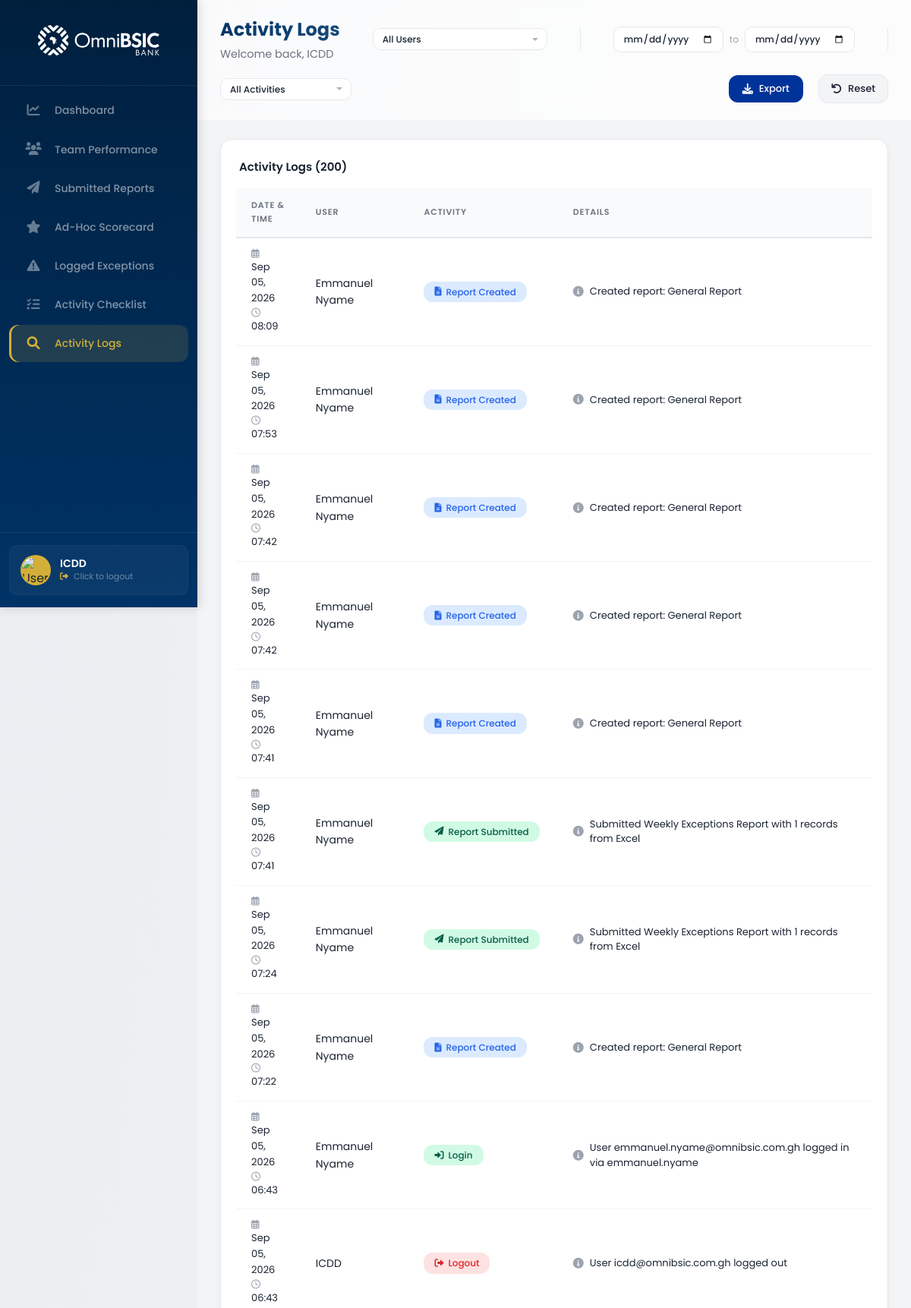
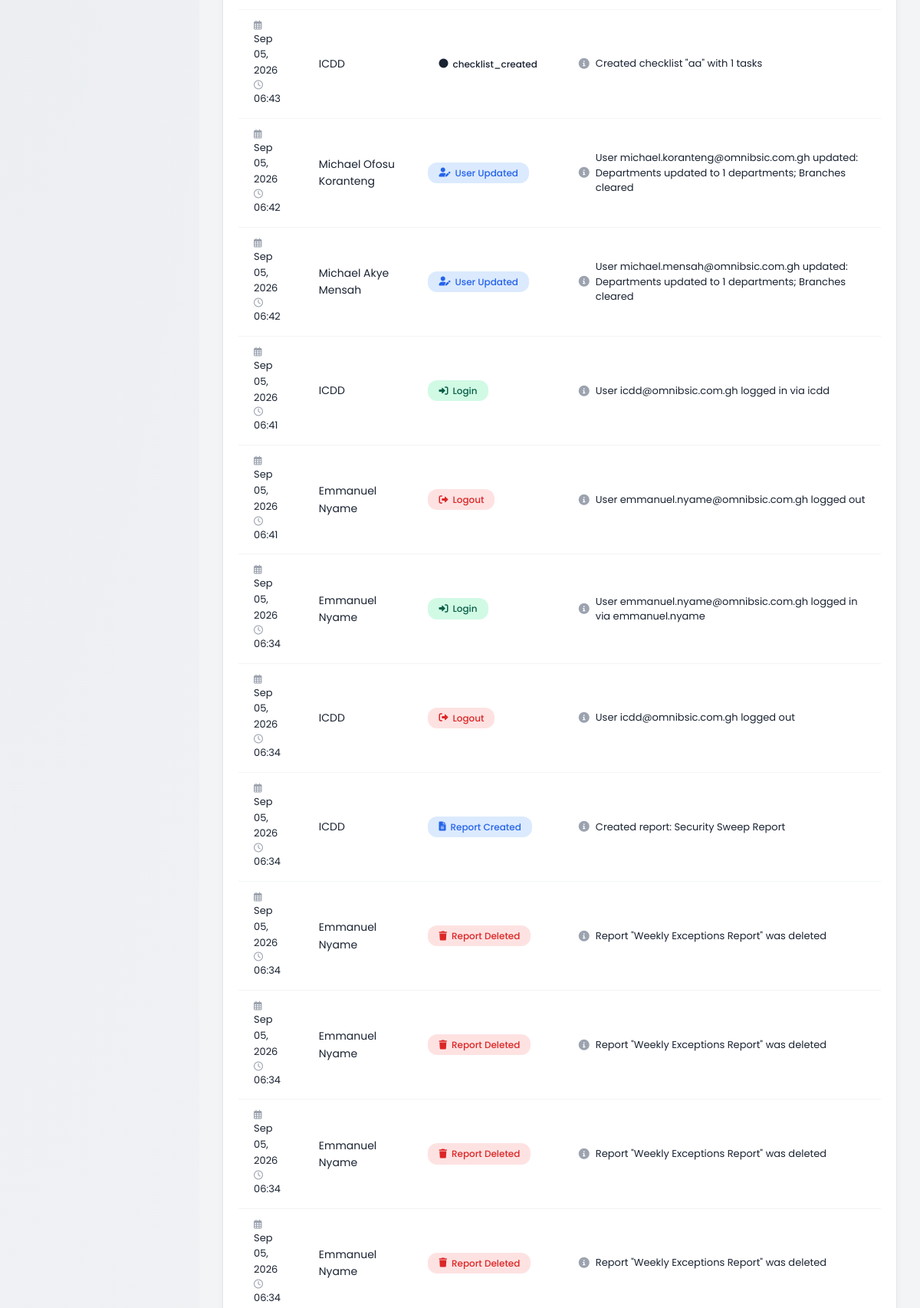
Page /adminboard/supervisor/activity-logs/ (signed in, upper part) on the committed database (2 pictures, top to bottom).
### control_dashboard/models.py (models this page shows, shortened)
class UserProfile(models.Model):
    ROLE_CHOICES = [
        ('admin', 'Admin'),
        ('supervisor', 'Supervisor'),
        ('member', 'Member'),
    ]
    POSITION_CHOICES = [
        ('hc', 'Headoffice Control'),
        ('cc', 'Cluster Control'),
    ]
    STATUS_CHOICES = [
        ('active', 'Active'),
        ('inactive', 'Inactive'),
    ]
    user = models.OneToOneField(
        User,
        on_delete=models.CASCADE,
        related_name='profile',
        null=True,
        blank=True
    )
    email = models.EmailField(unique=True)
    full_name = models.CharField(max_length=200)
    username = models.CharField(max_length=150, unique=True, blank=True, null=True)
    position = models.CharField(max_length=50, choices=POSITION_CHOICES, default='member')
    role = models.CharField(max_length=50, choices=ROLE_CHOICES, default='member')
    status = models.CharField(max_length=50, choices=STATUS_CHOICES, default='active')
    departments = models.ManyToManyField(
        'Department',
        blank=True,
        related_name='user_profiles'
    )
    branches = models.ManyToManyField(
        'Branch',
        blank=True,
        related_name='user_profiles'
    )
    created_at = models.DateTimeField(auto_now_add=True)
    updated_at = models.DateTimeField(auto_now=True)
    class Meta:
        db_table = 'user_profiles'
        ordering = ['full_name']

class ActivityLog(models.Model):
    ACTIVITY_TYPES = (
        ('login', 'Login'),
        ('logout', 'Logout'),
        ('report_created', 'Report Created'),
        ('report_updated', 'Report Updated'),
        ('report_deleted', 'Report Deleted'),
        ('report_submitted', 'Report Submitted'),
        ('report_approved', 'Report Approved'),
        ('report_rejected', 'Report Rejected'),
        ('checklist_completed', 'Checklist Completed'),
        ('user_created', 'User Created'),
        ('user_updated', 'User Updated'),
        ('user_deleted', 'User Deleted'),
        ('email_sent', 'Email Sent'),
        ('draft_saved', 'Draft Saved'),
        ('draft_deleted', 'Draft Deleted'),
        ('deduction_created', 'Deduction Created'),
        ('deduction_updated', 'Deduction Updated'),
        ('deduction_deleted', 'Deduction Deleted'),
        ('score_updated', 'Score Updated'),
    )
    ACTIVITY_ICONS = {
        'login': 'fa-sign-in-alt',
        'logout': 'fa-sign-out-alt',
        'report_created': 'fa-file-alt',
        'report_updated': 'fa-edit',
        'report_deleted': 'fa-trash',
        'report_submitted': 'fa-paper-plane',
        'report_approved': 'fa-check-circle',
        'report_rejected': 'fa-times-circle',
        'checklist_completed': 'fa-check-double',
        'user_created': 'fa-user-plus',
        'user_updated': 'fa-user-edit',
        'user_deleted': 'fa-user-minus',
        'email_sent': 'fa-envelope',
        'draft_saved': 'fa-save',
        'draft_deleted': 'fa-trash-alt',
        'deduction_created': 'fa-minus-circle',
        'deduction_updated': 'fa-edit',
        'deduction_deleted': 'fa-trash',
        'score_updated': 'fa-star',
    }
    user = models.ForeignKey(
        'UserProfile',
        on_delete=models.CASCADE,
        related_name='activity_logs'
    )
    activity_type = models.CharField(
        max_length=50,
        choices=ACTIVITY_TYPES
    )
    details = models.TextField(
        blank=True,
        null=True,
        help_text="Detailed description of the activity"
    )
    ip_address = models.GenericIPAddressField(
        blank=True,
        null=True,
        help_text="IP address of the user"
    )
    user_agent = models.TextField(
        blank=True,
        null=True,
        help_text="User agent string"
    )
    created_at = models.DateTimeField(
        auto_now_add=True
    )
    class Meta:
        ordering = ['-created_at']
        verbose_name = 'Activity Log'
        verbose_name_plural = 'Activity Logs'
        indexes = [
            models.Index(fields=['user', 'created_at']),
            models.Index(fields=['activity_type']),
        ]
    def get_activity_icon(self):
        return self.ACTIVITY_ICONS.get(self.activity_type, 'fa-circle')

### control_dashboard/views.py (the view)
# urls.py: path('supervisor/activity-logs/', views.supervisor_activity_logs, name='supervisor_activity_logs'),
@login_required
def supervisor_activity_logs(request):
    try:
        user_profile = UserProfile.objects.get(email=request.user.email)
        if user_profile.role != 'supervisor' and user_profile.role != 'admin':
            messages.error(request, 'You do not have permission to access this page.')
            return redirect_dashboard(request.user)
    except UserProfile.DoesNotExist:
        return redirect_dashboard(request.user)
    user_filter = request.GET.get('user', 'all')
    start_date = request.GET.get('start_date', '')
    end_date = request.GET.get('end_date', '')
    activity_filter = request.GET.get('activity', '')
    queryset = ActivityLog.objects.all().select_related('user')
    if user_filter != 'all':
        try:
            queryset = queryset.filter(user_id=int(user_filter))
        except ValueError:
            pass
    if start_date:
        try:
            start_date_obj = datetime.strptime(start_date, '%Y-%m-%d').date()
            queryset = queryset.filter(created_at__date__gte=start_date_obj)
        except ValueError:
            pass
    if end_date:
        try:
            end_date_obj = datetime.strptime(end_date, '%Y-%m-%d').date()
            queryset = queryset.filter(created_at__date__lte=end_date_obj)
        except ValueError:
            pass
    if activity_filter and activity_filter != 'all':
        queryset = queryset.filter(activity_type=activity_filter)
    activity_logs = queryset.order_by('-created_at')[:200]
    users = UserProfile.objects.filter(status='active').order_by('full_name')
    activity_types = ActivityLog.ACTIVITY_TYPES
    context = {
        'user_profile': user_profile,
        'activity_logs': activity_logs,
        'users': users,
        'activity_types': activity_types,
        'user_filter': user_filter,
        'activity_filter': activity_filter,
        'start_date': start_date,
        'end_date': end_date,
    }
    return render(request, 'control_dashboard/activity-sup.html', context)

### control_dashboard/templates/control_dashboard/activity-sup.html (shortened to what this page needs)
{% extends 'control_dashboard/base.html' %}
{% load static %}
{% block extra_css %}
<link rel="stylesheet" href="{% static 'stylesheets/activity-logs.css' %}" type="text/css">
{% endblock %}
{% block dashboard_url %}{% url 'control_dashboard:supervisor_dashboard' %}{% endblock %}
{% block nav_links %}
<li><a href="{% url 'control_dashboard:supervisor_dashboard' %}">
    <span class="nav-icon"><i class="fas fa-chart-line"></i></span>
    <span class="nav-text">Dashboard</span>
</a></li>
<li><a href="{% url 'control_dashboard:team_performance' %}">
    <span class="nav-icon"><i class="fas fa-users"></i></span>
    <span class="nav-text">Team Performance</span>
</a></li>
<li><a href="{% url 'control_dashboard:submitted_reports' %}">
    <span class="nav-icon"><i class="fas fa-paper-plane"></i></span>
    <span class="nav-text">Submitted Reports</span>
</a></li>
<li><a href="{% url 'control_dashboard:ad_hoc_scorecard' %}">
    <span class="nav-icon"><i class="fas fa-star"></i></span>
    <span class="nav-text">Ad-Hoc Scorecard</span>
</a></li>
<li><a href="{% url 'control_dashboard:logged_exceptions' %}">
    <span class="nav-icon"><i class="fas fa-exclamation-triangle"></i></span>
    <span class="nav-text">Logged Exceptions</span>
</a></li>
<li><a href="{% url 'control_dashboard:supervisor_checklist' %}">
    <span class="nav-icon"><i class="fas fa-tasks"></i></span>
    <span class="nav-text">Activity Checklist</span>
</a></li>
<li class="active"><a href="{% url 'control_dashboard:supervisor_activity_logs' %}">
    <span class="nav-icon"><i class="fas fa-search"></i></span>
    <span class="nav-text">Activity Logs</span>
</a></li>
{% endblock %}
{% block page_title %}Activity Logs{% endblock %}
{% block top_header_center %}
<div class="header-filter-group">
    <select id="user-filter" class="header-select" onchange="applyFilters()">
        <option value="all">All Users</option>
    </select>
</div>
<div class="header-date-group">
    <div class="header-date-wrapper">
        <input type="date" id="start-date" class="header-date-input" value="{{ start_date }}" onchange="applyFilters()">
        <span>to</span>
        <input type="date" id="end-date" class="header-date-input" value="{{ end_date }}" onchange="applyFilters()">
    </div>
</div>
<div class="header-filter-group">
    <select id="activity-filter" class="header-select" onchange="applyFilters()">
        <option value="all">All Activities</option>
    </select>
</div>
{% endblock %}
{% block top_header_right %}
<button class="btn-export-header" onclick="exportLogs()" title="Export Activity Logs">
    <i class="fas fa-download"></i> Export
</button>
<button class="btn-reset-header" onclick="resetFilters()" title="Reset Filters">
    <i class="fas fa-undo"></i> Reset
</button>
{% endblock %}
{% block content %}
<div class="table-container">
    <div class="table-header">
        <h4>Activity Logs ({{ activity_logs|length }})</h4>
    </div>
    <div class="table-responsive">
        <table class="activity-table">
            <thead>
                <tr>
                    <th>Date & Time</th>
                    <th>User</th>
                    <th>Activity</th>
                    <th>Details</th>
                </tr>
            </thead>
            <tbody>
                {% for log in activity_logs %}
                <tr>
                    <td>
                        <span class="time-stamp">
                            <i class="far fa-calendar-alt"></i> {{ log.created_at|date:"M d, Y" }}
                            <br>
                            <i class="far fa-clock"></i> {{ log.created_at|date:"H:i" }}
                        </span>
                    </td>
                    <td class="font-bold">{{ log.user.full_name|default:log.user.email }}</td>
                    <td>
                        <span class="activity-tag {{ log.activity_type }}">
                            <i class="fas {{ log.get_activity_icon }}"></i>
                            {{ log.get_activity_type_display }}
                        </span>
                    </td>
                    <td>
                        <div class="activity-details">
                            <i class="fas fa-info-circle"></i>
                            {{ log.details|default:"No details available" }}
                        </div>
                    </td>
                </tr>
                {% endfor %}
            </tbody>
        </table>
    </div>
</div>
{% endblock %}

### control_dashboard/templates/control_dashboard/base.html (shortened to what this page needs)
{% load static %}
<!DOCTYPE html>
<html>
    <head>
        <link rel="stylesheet" href="{% static 'stylesheets/base.css' %}" type="text/css">
        <link rel="stylesheet" href="https://cdnjs.cloudflare.com/ajax/libs/font-awesome/6.0.0-beta3/css/all.min.css">
        {% block extra_css %}{% endblock %}
    </head>
    <body>
        <div class="page-wrapper">
            <div class="nav-bar">
                <div class="logo">
                    <a href="{% block dashboard_url %}{% url 'control_dashboard:member_dashboard' %}{% endblock %}">
                        <img src="{% static 'images/OmniBSIC_Bank_Logo.svg' %}" alt="Bank Logo">
                    </a>
                </div>
                <ul class="nav-links">
                    {% block nav_links %}{% endblock %}
                </ul>
                <div class="nav-footer">
                    <div class="nav-profile-card" onclick="logoutUser()" style="cursor: pointer;" title="Click to logout">
                        <div class="nav-profile-img-wrapper">
                            <img src="{% static 'images/user-avatar.jpg' %}" alt="User Profile Image">
                        </div>
                        <div class="nav-profile-info">
                            <h4 class="nav-user-name">{{ user_profile.full_name|default:"User" }}</h4>
                            <p class="nav-user-role">
                                <i class="fas fa-sign-out-alt" style="font-size: 11px; margin-right: 4px;"></i>
                                Click to logout
                            </p>
                        </div>
                    </div>
                </div>
            </div>
            <div class="main-content-wrapper">
                <div class="top-header">
                    <div class="top-header-left">
                        <span class="page-title">{% block page_title %}Dashboard{% endblock %}</span>
                        {% block page_subtitle %}
                        <span class="page-subtitle">Welcome back, {{ user_profile.full_name|default:"User" }}</span>
                        {% endblock %}
                    </div>
                    {% block top_header_center %}{% endblock %}
                    <div class="top-header-right">
                        {% block top_header_right %}{% endblock %}
                    </div>
                </div>
                <div class="main-content">
                    {% block content %}{% endblock %}
                </div>
            </div>
        </div>
    </body>
</html>

### rows in the picture
UserProfile: full_name "ICDD"
ActivityLog: created_at "Sep 05, 2026", created_at "08:09", user.full_name "Emmanuel Nyame", activity_type "Report Created", details "Created report: General Report"
ActivityLog: created_at "Sep 05, 2026", created_at "07:53", user.full_name "Emmanuel Nyame", activity_type "Report Created", details "Created report: General Report"
ActivityLog: created_at "Sep 05, 2026", created_at "07:42", user.full_name "Emmanuel Nyame", activity_type "Report Created", details "Created report: General Report"
ActivityLog: created_at "Sep 05, 2026", created_at "07:42", user.full_name "Emmanuel Nyame", activity_type "Report Created", details "Created report: General Report"
ActivityLog: created_at "Sep 05, 2026", created_at "07:41", user.full_name "Emmanuel Nyame", activity_type "Report Created", details "Created report: General Report"
ActivityLog: created_at "Sep 05, 2026", created_at "07:41", user.full_name "Emmanuel Nyame", activity_type "Report Submitted", details "Submitted Weekly Exceptions Report with 1 records from Excel"
ActivityLog: created_at "Sep 05, 2026", created_at "07:24", user.full_name "Emmanuel Nyame", activity_type "Report Submitted", details "Submitted Weekly Exceptions Report with 1 records from Excel"
ActivityLog: created_at "Sep 05, 2026", created_at "07:22", user.full_name "Emmanuel Nyame", activity_type "Report Created", details "Created report: General Report"
ActivityLog: created_at "Sep 05, 2026", created_at "06:43", user.full_name "Emmanuel Nyame", activity_type "Login", details "User emmanuel.nyame@omnibsic.com.gh logged in via emmanuel.nyame"
ActivityLog: created_at "Sep 05, 2026", created_at "06:43", user.full_name "ICDD", activity_type "Logout", details "User icdd@omnibsic.com.gh logged out"
ActivityLog: created_at "Sep 05, 2026", created_at "06:43", user.full_name "ICDD", activity_type "checklist_created", details "Created checklist \"aa\" with 1 tasks"
ActivityLog: created_at "Sep 05, 2026", created_at "06:42", user.full_name "Michael Ofosu Koranteng", activity_type "User Updated", details "User michael.koranteng@omnibsic.com.gh updated: Departments updated to 1 departments; Branches cleared"
ActivityLog: created_at "Sep 05, 2026", created_at "06:42", user.full_name "Michael Akye Mensah", activity_type "User Updated", details "User michael.mensah@omnibsic.com.gh updated: Departments updated to 1 departments; Branches cleared"
ActivityLog: created_at "Sep 05, 2026", created_at "06:41", user.full_name "ICDD", activity_type "Login", details "User icdd@omnibsic.com.gh logged in via icdd"
ActivityLog: created_at "Sep 05, 2026", created_at "06:41", user.full_name "Emmanuel Nyame", activity_type "Logout", details "User emmanuel.nyame@omnibsic.com.gh logged out"
ActivityLog: created_at "Sep 05, 2026", created_at "06:34", user.full_name "Emmanuel Nyame", activity_type "Login", details "User emmanuel.nyame@omnibsic.com.gh logged in via emmanuel.nyame"
ActivityLog: created_at "Sep 05, 2026", created_at "06:34", user.full_name "ICDD", activity_type "Logout", details "User icdd@omnibsic.com.gh logged out"
ActivityLog: created_at "Sep 05, 2026", created_at "06:34", user.full_name "ICDD", activity_type "Report Created", details "Created report: Security Sweep Report"
ActivityLog: created_at "Sep 05, 2026", created_at "06:34", user.full_name "Emmanuel Nyame", activity_type "Report Deleted", details "Report \"Weekly Exceptions Report\" was deleted"
ActivityLog: created_at "Sep 05, 2026", created_at "06:34", user.full_name "Emmanuel Nyame", activity_type "Report Deleted", details "Report \"Weekly Exceptions Report\" was deleted"
ActivityLog: created_at "Sep 05, 2026", created_at "06:34", user.full_name "Emmanuel Nyame", activity_type "Report Deleted", details "Report \"Weekly Exceptions Report\" was deleted"
ActivityLog: created_at "Sep 05, 2026", created_at "06:34", user.full_name "Emmanuel Nyame", activity_type "Report Deleted", details "Report \"Weekly Exceptions Report\" was deleted"

### other values in the picture
{{ activity_logs|length }} "200"
